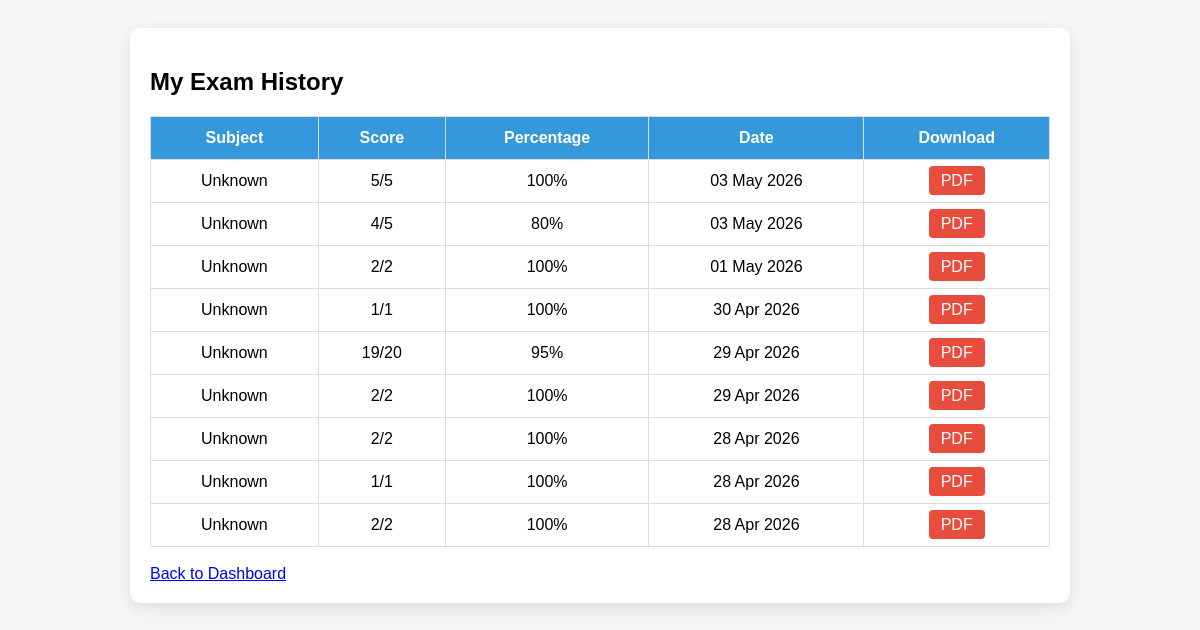
Screenshot of /my_results.php (signed in) with the database file from the repository.
### tables this page shows
CREATE TABLE `exam_results` (
  `id` int(11) NOT NULL,
  `user_name` varchar(255) DEFAULT NULL,
  `subject_id` int(11) DEFAULT NULL,
  `total_questions` int(11) DEFAULT NULL,
  `score` int(11) DEFAULT NULL,
  `percentage` float DEFAULT NULL,
  `exam_date` timestamp NULL DEFAULT current_timestamp()
);

### my_results.php (the view, shortened to what this page needs)
<?php
include "db.php";
$user = $_SESSION['user_name'];
$query = "SELECT r.*, IFNULL(s.subject_name, 'Unknown') as subject_name
          FROM exam_results r
          LEFT JOIN subjects s ON r.subject_id = s.id
          WHERE r.user_name = '$user'
          ORDER BY r.exam_date DESC";
$result = $conn->query($query);
?>
<!DOCTYPE html>
<html>
<head>
</head>
<body>
    <div class="res-container">
        <h2>My Exam History</h2>
        <table>
            <tr>
                <th>Subject</th>
                <th>Score</th>
                <th>Percentage</th>
                <th>Date</th>
                <th>Download</th>
            </tr>
            <?php while($row = $result->fetch_assoc()){ ?>
            <tr>
                <td><?php echo $row['subject_name']; ?></td>
                <td><?php echo $row['score'] . "/" . $row['total_questions']; ?></td>
                <td><?php echo round($row['percentage'], 2); ?>%</td>
                <td><?php echo date('d M Y', strtotime($row['exam_date'])); ?></td>
                <td><a href="generate_pdf.php?id=<?php echo $row['id']; ?>" class="btn-pdf">PDF</a></td>
            </tr>
            <?php } ?>
        </table>
        <br>
        <a href="dashboard.php">Back to Dashboard</a>
    </div>
</body>
</html>

### my_results.php (style rules this page uses)
body { font-family: Arial, sans-serif; background: #f4f7f6; padding: 20px; }
.res-container { max-width: 900px; margin: auto; background: white; padding: 20px; border-radius: 10px; box-shadow: 0 5px 15px rgba(0,0,0,0.1); }
table { width: 100%; border-collapse: collapse; margin-top: 20px; }
th, td { padding: 12px; border: 1px solid #ddd; text-align: center; }
th { background: #3498db; color: white; }
.btn-pdf { background: #e74c3c; color: white; padding: 6px 12px; text-decoration: none; border-radius: 4px; }

### rows the page displays
exam_results: subject_name "Unknown", score "5", total_questions "5", percentage "100", exam_date "03 May 2026"
exam_results: subject_name "Unknown", score "4", total_questions "5", percentage "80", exam_date "03 May 2026"
exam_results: subject_name "Unknown", score "2", total_questions "2", percentage "100", exam_date "01 May 2026"
exam_results: subject_name "Unknown", score "1", total_questions "1", percentage "100", exam_date "30 Apr 2026"
exam_results: subject_name "Unknown", score "19", total_questions "20", percentage "95", exam_date "29 Apr 2026"
exam_results: subject_name "Unknown", score "2", total_questions "2", percentage "100", exam_date "29 Apr 2026"
exam_results: subject_name "Unknown", score "2", total_questions "2", percentage "100", exam_date "28 Apr 2026"
exam_results: subject_name "Unknown", score "1", total_questions "1", percentage "100", exam_date "28 Apr 2026"
exam_results: subject_name "Unknown", score "2", total_questions "2", percentage "100", exam_date "28 Apr 2026"
